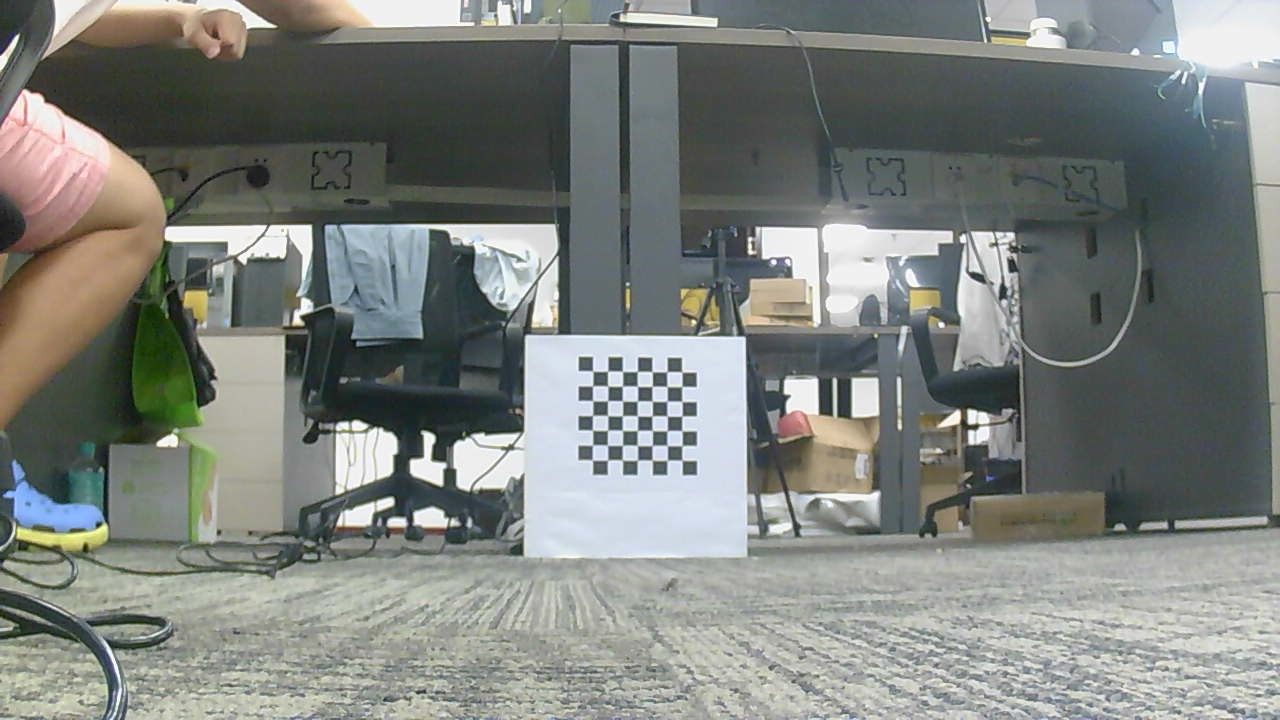
//> input picture calib_imgs/out_images/WIN_20220729_17_09_37_Pro.jpg, 1280 x 720 px
$ ./out_calib   (built with g++ and OpenCV 4)
//> lines starting //> are read from the running program, lines starting //| are printed output that depends on the picture; after the words box and inside, x2 and y2 are one past the last pixel; in counts of white or black regions, pixels touching at a corner belong together
#include "opencv2/core/core.hpp"
#include "opencv2/imgproc/imgproc.hpp"
#include "opencv2/calib3d/calib3d.hpp"
#include "opencv2/highgui/highgui.hpp"
// #include <opencv2\imgproc\types_c.h> 1.091680007048003
#include <opencv2/imgproc/types_c.h>
#include <iostream>
#include <fstream>
#include <float.h>
#include <vector>
using namespace cv;
using namespace std;

template<typename T>
void printVector(vector<T>& v) {

	for(int i=0; i<v.size(); i++)
    {
        cout << v[i] << " ";
    }
	cout << endl;
}
//计算以板子中心为原点的各个点的坐标
vector<cv::Point2f> get_world_point_base_board()
{
    vector<cv::Point2f> points2f;
    vector<double> pitches; //板子相邻点之间的距离（左右点距离，上下点距离）
    pitches.assign(2, 2);
    vector<int> board_size; // 板子的大小
    board_size.assign(2, 7);
    // 以板子中心为原点计算出左上角第一个点的坐标
    float xs = -0.5 * (board_size[1] - 1) * pitches[1];
    float ys = -0.5 * (board_size[0] - 1) * pitches[0];
    for (int yi = 0; yi < board_size[0]; ++yi, ys += pitches[0])
    {
        float xss = xs;
        for (int xi = 0; xi < board_size[1]; ++xi, xss += pitches[1])
        {
            points2f.emplace_back(cv::Point2f{xss, ys});
        }
    }
    return points2f;
}
bool loadMatDist(cv::FileStorage &fs, cv::Mat &mtx, cv::Mat &dist)
{
    if (fs["mtx"].isNone() || fs["dist"].isNone())
    {
        cout << "Nodes mtx and/or dist are not in the camera file" << endl;
        return false;
    }
    fs["mtx"] >> mtx;
    fs["dist"] >> dist;

    return true;
}
// 加载相机内参
void loadIntrinsics(string const &filename, cv::Mat &mtx, cv::Mat &dist)
{
    cv::FileStorage fs(filename, cv::FileStorage::READ);
    if (!fs.isOpened())
    {
        cout << "Failed to open camera file: " << filename << endl;
    }

    cout << "Read intrinsic from file: " << filename << endl;
    if (!loadMatDist(fs, mtx, dist))
    {
        cout << "Failed to load camera intrinsics from file: " << filename << endl;
    }
    cout << "Success to load camera intrinsics from file: " << filename << endl;
    fs.release();
}

// 加载图片
void loadImage(string const &filepath, cv::Mat &img)
{
    img = cv::imread(filepath);
//> img is the input picture: 720 rows x 1280 cols, CV_8UC3; mean B, G, R 125.3, 129.5, 125.5
    Size image_size;
    image_size.width = img.cols;
//> image_size = Size(1280, 0)
    image_size.height = img.rows;
//> image_size = Size(1280, 720)
    cout << "image_size.width = " << image_size.width << endl;
//| image_size.width = 1280
    cout << "image_size.height = " << image_size.height << endl;
//| image_size.height = 720
}

//转为灰度图
void conver_BGR2GRAY(cv::Mat &input, cv::Mat &gray, string const &save_path)
{
    cv::cvtColor(input, gray, CV_RGB2GRAY);
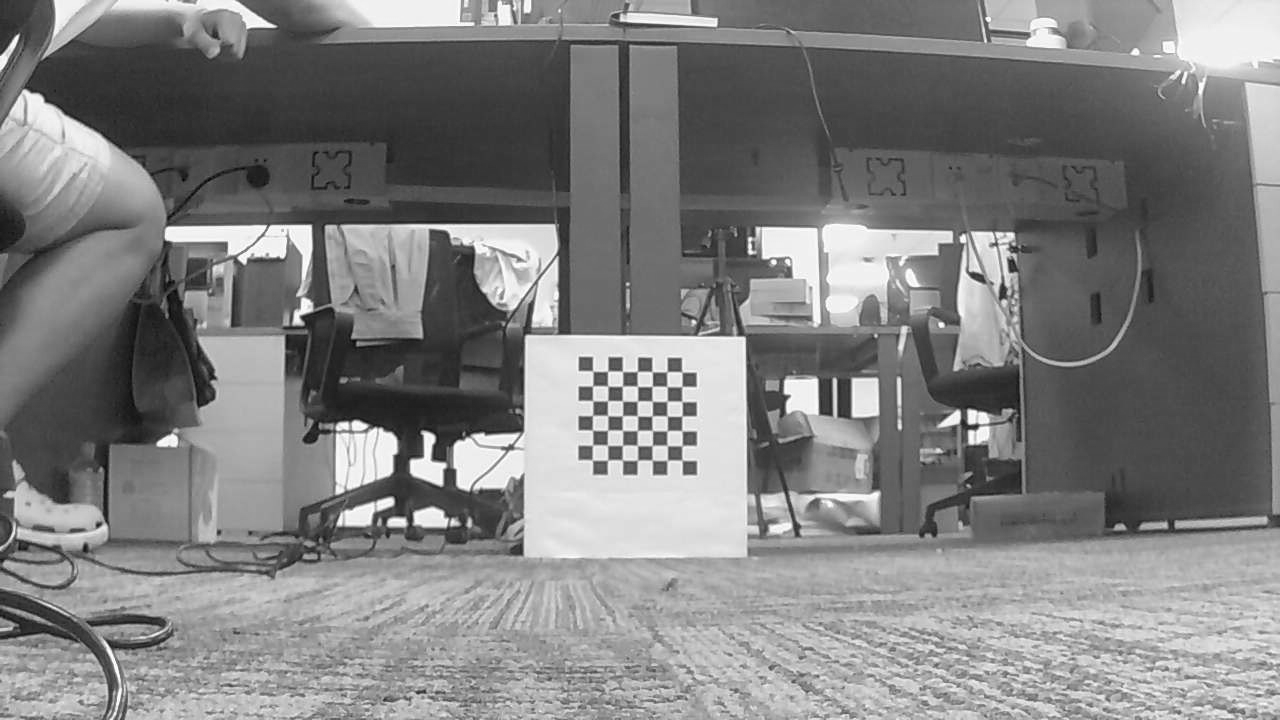
//> gray: 720 rows x 1280 cols, CV_8UC1; min 1, max 255, mean 127.7
    cout << "Success convert image to gray" << endl;
    cv::imwrite(save_path + "/gary.jpg", gray);
}

//寻找角点
void findCorners(cv::Mat &img, cv::Mat &view_gray, Size const &board_size,
                 vector<cv::Point2f> &image_2fpoints_buf, vector<cv::Point2f> &image_2fpoints_seq)
{
//> called with board_size = Size(7, 7)
    /* 提取角点 */
    if (0 == findChessboardCorners(view_gray, board_size, image_2fpoints_buf))
    {
        cout << "can not find chessboard corners!\n"; //找不到角点
        // exit(1);
    }
    else
    {
        /* 亚像素精确化 */
        find4QuadCornerSubpix(view_gray, image_2fpoints_buf, Size(5, 5)); //对粗提取的角点进行精确化
//> image_2fpoints_buf = 49 Points (x, y), first 12: [592.8, 371.1], [607.6, 371.3], [622.5, 371.5], [637.3, 371.4], [652.1, 371.7], [667.2, 371.6], [682, 372.3], [592.4, 386.1], [608, 386.1], [622.2, 386.2], [637.4, 386.2], [652.4, 386.1]

        // image_2fpoints_seq.push_back(image_2fpoints_buf); //保存亚像素角点
        image_2fpoints_seq.assign(image_2fpoints_buf.begin(), image_2fpoints_buf.end());
//> image_2fpoints_seq has the same summary as image_2fpoints_buf
        /* 在图像上显示角点位置 */
        drawChessboardCorners(img, board_size, image_2fpoints_buf, true); //用于在图片中标记角点
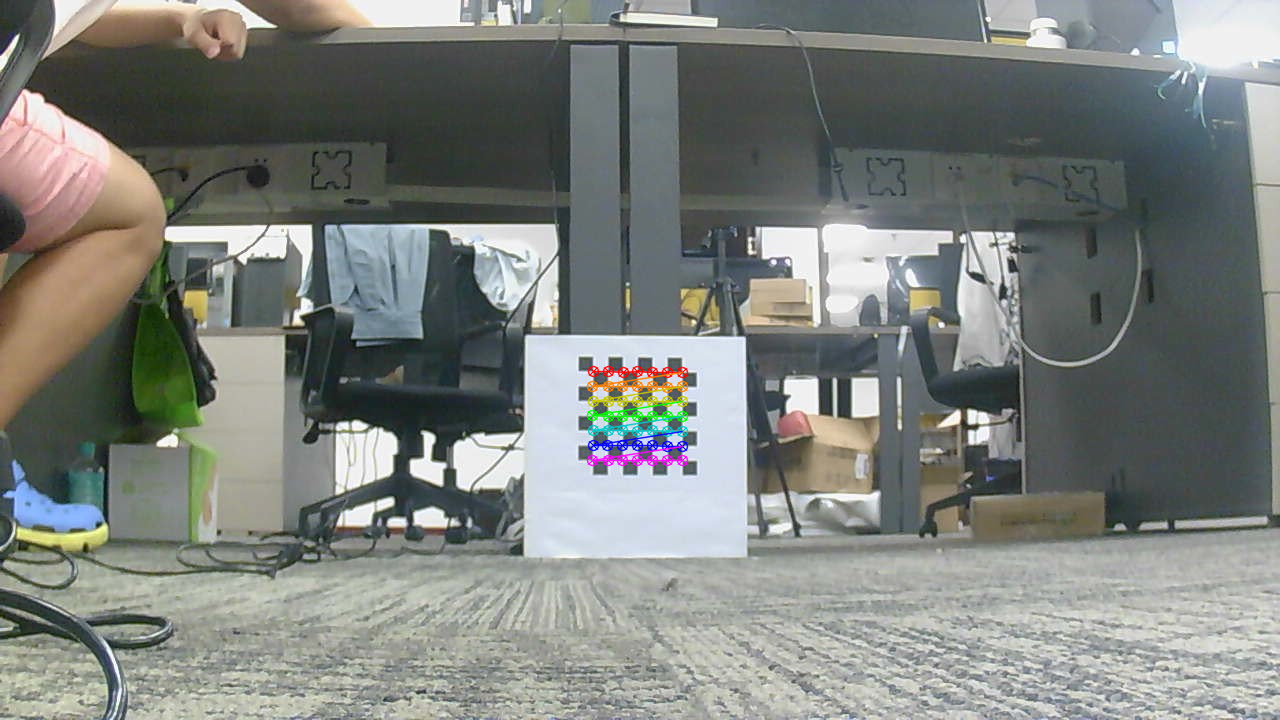
//> img: 720 rows x 1280 cols, CV_8UC3; 0.74% of pixels changed, all inside (x1, y1, x2, y2) = (586, 365, 689, 467)
        string src = "/mnt/7c29025e-8959-4011-9c6c-607048c15cfc/ZS/job_works/calib/MonocularCalibration/temp_and_result/";
        imwrite(src + "/plotp.jpg", img);
        int npts = image_2fpoints_seq.size();
//> npts = 49
        if (board_size.width * board_size.height != npts)
        {
            cout << board_size.width * board_size.height << "  " << npts << endl;
            cout << "Failed to find circular grid";
        }
        cout << "Success find chessboard corners " << endl;
        cout << board_size.width * board_size.height << "  " << npts << endl;
//| 49  49
    }
}


int main()
{
    // [9 lines of commented-out code are left out]
    vector<cv::Point2f> world_point_base_board = get_world_point_base_board();
    cv::Mat _cameraMatrix;
    cv::Mat _distCoeffs;
    cv::Mat _rvec;
    cv::Mat _tvec;
    cv::Mat _image;
    cv::Mat _view_gray;
    cv::Mat _img_thres;
    Size _board_size = Size(7, 7);
    vector<float> _board_center;
    _board_center.push_back(0);
    _board_center.push_back(-19.2);
    _board_center.push_back(187.3);

    vector<cv::Point2f> _image_2fpoints_buf;   /* 缓存每幅图像上检测到的角点 */
    vector<cv::Point2f> _image_2fpoints_seq;   /* 保存检测到的所有角点 */
    vector<cv::Point2f> _ideal_image_2fpoints; /* 保存检测到的所有角点 */

    vector<cv::Point3f> _world_pt;
    // _ideal_image_2fpoints.swap();
    string in_params_path = "/mnt/7c29025e-8959-4011-9c6c-607048c15cfc/ZS/job_works/calib/MonocularCalibration/temp_and_result/calib_Intrinsics.yaml";
    string calib_out_img_path = "/mnt/7c29025e-8959-4011-9c6c-607048c15cfc/ZS/job_works/calib/MonocularCalibration/calib_imgs/out_images/WIN_20220729_17_09_37_Pro.jpg";
    string save_path = "/mnt/7c29025e-8959-4011-9c6c-607048c15cfc/ZS/job_works/calib/MonocularCalibration/temp_and_result";
    loadIntrinsics(in_params_path, _cameraMatrix, _distCoeffs);
    loadImage(calib_out_img_path, _image);
    conver_BGR2GRAY(_image, _view_gray, save_path);
    // cv::adaptiveThreshold(_view_gray, _img_thres, 255, cv::ADAPTIVE_THRESH_GAUSSIAN_C, cv::THRESH_BINARY_INV, );
    findCorners(_image, _view_gray, _board_size, _image_2fpoints_buf, _image_2fpoints_seq);

    // vector<cv::Point2f>(_image_2fpoints_seq.size()).swap(_ideal_image_2fpoints);
//> (the run ends here: the program stops with an error, at `cv::undistortPoints(_image_2fpoints_seq, _ideal_image_2fpoints, _camer..`)
